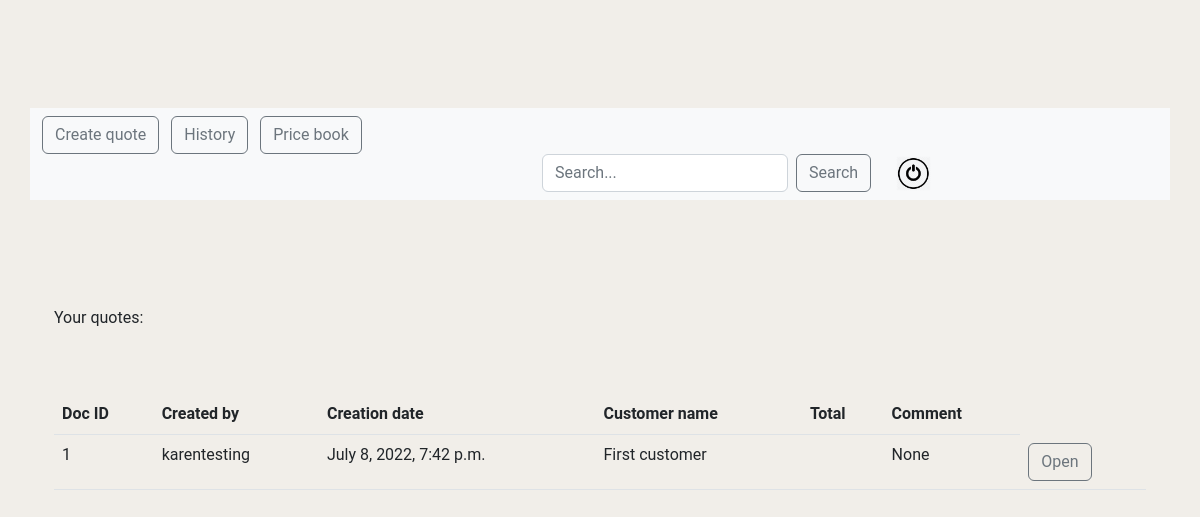
Page /history/ (signed in) on the earlier database version.
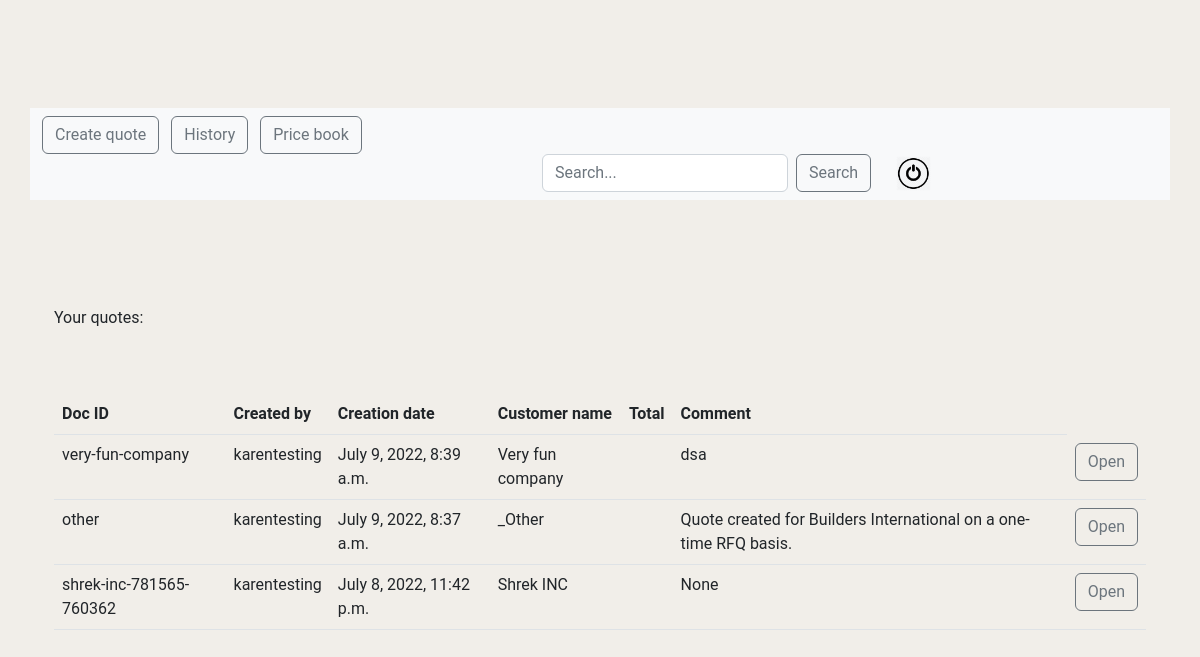
Same page on the later database version.
### calculator/models.py (models this page shows, shortened)
class Quote(models.Model):
	date_saved = models.DateTimeField(auto_now=True)
	customer = models.ForeignKey(Customer, on_delete=models.CASCADE)
	slug = models.SlugField(unique=True, blank=True, null=True)
	user = models.ForeignKey(settings.AUTH_USER_MODEL, on_delete=models.CASCADE, blank=True, null=True, auto_created=True)
	comment = models.CharField(max_length=300, null=True, blank=True)
	objects = QuoteManager()
	def get_absolute_url(self):
		return reverse("quote_detail", kwargs={"slug": self.slug})

class Customer(models.Model):
	customer_name = models.CharField(max_length=100)
	customer_info = models.CharField(max_length=100, null=True, blank=True)
	def __str__(self):
		return str(self.customer_name)

### calculator/views.py (the view)
# urls.py: path("history/", views.history_view, name="history"),
@login_required(login_url='/')
def history_view(request):
    quotes = Quote.objects.filter(user=request.user).order_by("-date_saved")
    context = {"quotes": quotes}
    return render(request, "calculator/history.html", context)

### calculator/models.py (called while the page is built)
	def get_queryset(self):
		return QuoteQuerySet(self.model, using=self._db)

### calculator/templates/calculator/history.html
{% extends "calculator/raw_page.html" %}
{% load static %}
{% block content %}
    <div class="container">
    <br><br>
    <p>Your quotes:</p>
    <br><br>
                    <div class="table-responsive">
          <table class="table">
                            <thead>
                                <tr>
                                  <th scope="col">Doc ID</th>
                                  <th scope="col">Created by</th>
                                  <th scope="col">Creation date</th>
                                  <th scope="col">Customer name</th>
                                  <th scope="col">Total</th>
                                  <th scope="col">Comment</th>
                                </tr>
                            </thead>
                {% for quote in quotes %}
                    <tr>
                        <td>{{ quote.slug }}</td>
                        <td>{{ quote.user }}</td>
                        <td>{{ quote.date_saved }}</td>
                        <td>{{ quote.customer }} </td>
                        <td>{{ quote.price }}</td>
                        <td>{{ quote.comment }}</td>
                        <td><a href="{{ quote.get_absolute_url }}"><button type="button" class="btn btn-outline-secondary">Open</button></a></td>
                    </tr>
              {% endfor %}
          </table>
			</div>
    </div>
{% endblock content %}

Differences in the rows shown:
no longer on this page (row edited): Quote: slug "1", user "karentesting", date_saved "July 8, 2022, 7:42 p.m.", customer "First customer", comment "None"
added Quote: slug "very-fun-company", user "karentesting", date_saved "July 9, 2022, 8:39 a.m.", customer "Very fun company", comment "dsa"
now on this page (row edited): Quote: slug "other", user "karentesting", date_saved "July 9, 2022, 8:37 a.m.", customer "_Other", comment "Quote created for Builders International on a one-time RFQ basis."
now on this page (row edited): Quote: slug "shrek-inc-781565-760362", user "karentesting", date_saved "July 8, 2022, 11:42 p.m.", customer "Shrek INC", comment "None"
